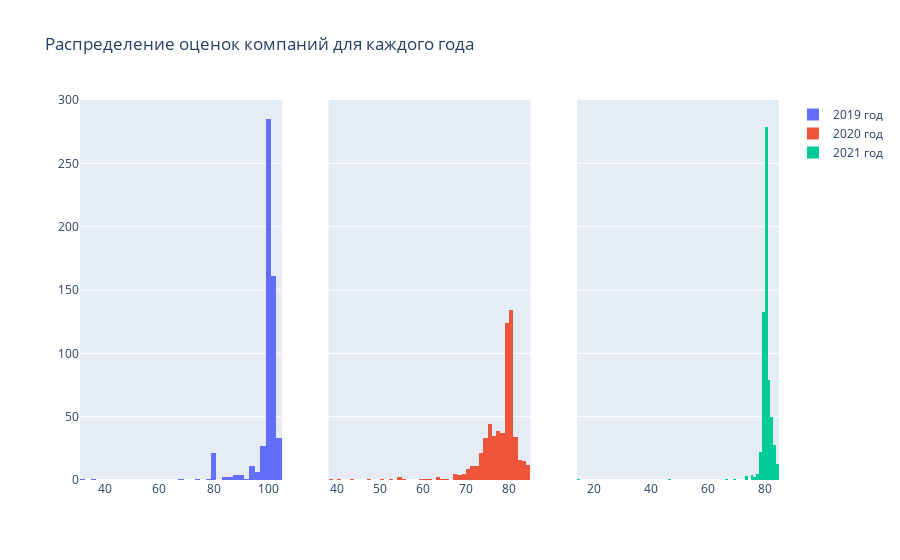

Notebook cell for this chart:
### Markdown cell above
Посмотрим на распределение оценок компаний по каждому году.

Видно, что распределения скошены вправо, значения распределены не нормально.

В 2019 и 2021 годах явно видны пиковые знаяения, встречающиеся наиболее часто. В 2020 году значения распределены более равномерно.

В 2020 и 2021 годах наиболее часто встречаются значения около 80, в 2019 - около 100.

### Code cell
fig = make_subplots(rows=1, cols=3, shared_yaxes=True)

fig.append_trace(go.Histogram(x=rate_2019['points'], name='2019 год'), 1, 1)

fig.append_trace(go.Histogram(x=rate_2020['points'], name='2020 год'), 1, 2)

fig.append_trace(go.Histogram(x=rate_2021['points'], name='2021 год'), 1, 3)

fig.update_layout(title='Распределение оценок компаний для каждого года',
                  coloraxis=dict(colorscale='Bluered_r'),
                  showlegend=True)
fig.show()

display(Image(filename='img/rating_distribution.png', width=800))

### Figure 1 — Plotly figure (JSON) as saved in the notebook; plotly's stock layout.template omitted (floating-point values rounded to 4 significant figures; data arrays with more than 128 entries replaced by an {"elided": "..."} marker saying what was removed)
{"data": [{"name": "2019 год", "type": "histogram", "x": {"elided": "562 float values"}, "xaxis": "x", "yaxis": "y"}, {"name": "2020 год", "type": "histogram", "x": {"elided": "605 float values"}, "xaxis": "x2", "yaxis": "y2"}, {"name": "2021 год", "type": "histogram", "x": {"elided": "622 float values"}, "xaxis": "x3", "yaxis": "y3"}], "layout": {"coloraxis": {"colorscale": [[0, "rgb(255,0,0)"], [1, "rgb(0,0,255)"]]}, "showlegend": true, "title": {"text": "Распределение оценок компаний для каждого года"}, "xaxis": {"anchor": "y", "domain": [0, 0.2889]}, "xaxis2": {"anchor": "y2", "domain": [0.3556, 0.6444]}, "xaxis3": {"anchor": "y3", "domain": [0.7111, 1]}, "yaxis": {"anchor": "x", "domain": [0, 1]}, "yaxis2": {"anchor": "x2", "domain": [0, 1], "matches": "y", "showticklabels": false}, "yaxis3": {"anchor": "x3", "domain": [0, 1], "matches": "y", "showticklabels": false}}}
